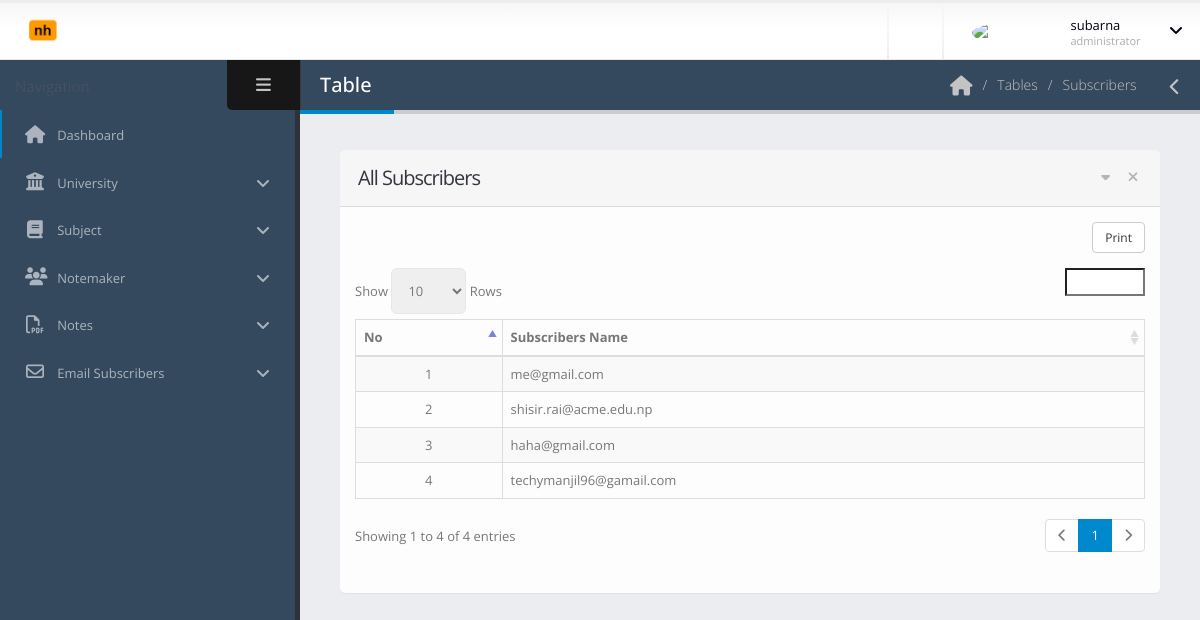
The app's page /dashboard/subs-list.php (signed in) with its own data.
### tables this page shows
CREATE TABLE `subscriber_info` (
  `subs_id` int(11) NOT NULL,
  `subscriber_email` varchar(255) NOT NULL
);

### dashboard/subs-list.php (the view, shortened to what this page needs)
<?php include 'template/header.php';
?>
	<body>
		<section class="body">
			<?php include 'template/top-bar.php'; ?>
			<div class="inner-wrapper">
				<?php include 'template/left-bar.php'; ?>
				<section role="main" class="content-body">
					<header class="page-header">
						<h2>Table</h2>
						<div class="right-wrapper pull-right">
							<ol class="breadcrumbs">
								<li>
									<a href="index.php">
										<i class="fa fa-home"></i>
									</a>
								</li>
								<li><span>Tables</span></li>
								<li><span>Subscribers</span></li>
							</ol>
							<a class="sidebar-right-toggle" data-open="sidebar-right"><i class="fa fa-chevron-left"></i></a>
						</div>
					</header>
						<section class="panel">
							<header class="panel-heading">
								<div class="panel-actions">
									<a href="#" class="fa fa-caret-down"></a>
									<a href="#" class="fa fa-times"></a>
								</div>
								<h2 class="panel-title">All Subscribers</h2>
							</header>
							<div class="panel-body">
								<table class="table table-bordered table-striped mb-none" id="datatable-tabletools" data-swf-path="assets/vendor/jquery-datatables/extras/TableTools/swf/copy_csv_xls_pdf.swf">
									<thead>
										<tr>
											<th>No</th>
											<th>Subscribers Name</th>
										</tr>
									</thead>
									<tbody>
										<?php
										$count = 1;
										$con = connect();
										$sql = "SELECT * FROM `subscriber_info`;";
										$result = $con->query($sql);
										foreach ($result as $r) {
										?>
										<tr class="gradeX">
											<td class="center hidden-phone"><?php echo $count; ?></td>
											<td><?php echo $r['subscriber_email']; ?></td>
										</tr>
										<?php $count++; } ?>
									</tbody>
								</table>
							</div>
						</section>
				</section>
			</div>
		</section>
	</body>
</html>

### dashboard/assets/stylesheets/skins/default.css (style rules this page uses)
a, .btn-link { color: #0088cc; }
.page-header h2 { border-bottom-color: #0088cc; }

### records on screen
subscriber_info: subscriber_email "me@gmail.com"
subscriber_info: subscriber_email "shisir.rai@acme.edu.np"
subscriber_info: subscriber_email "haha@gmail.com"
subscriber_info: subscriber_email "techymanjil96@gamail.com"

### other values on screen
$_SESSION['name'] "subarna"
